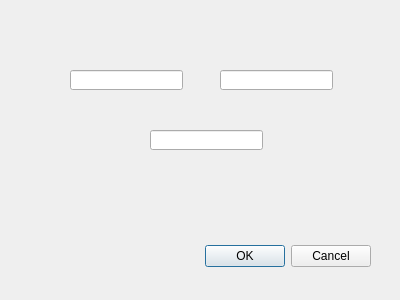
<?xml version="1.0" encoding="UTF-8"?>
<ui version="4.0">
 <class>CloseLoopDialog</class>
 <widget class="QDialog" name="CloseLoopDialog">
  <property name="geometry">
   <rect>
    <x>0</x>
    <y>0</y>
    <width>400</width>
    <height>300</height>
   </rect>
  </property>
  <property name="windowTitle">
   <string>Dialog</string>
  </property>
  <widget class="QDialogButtonBox" name="buttonBox">
   <property name="geometry">
    <rect>
     <x>30</x>
     <y>240</y>
     <width>341</width>
     <height>32</height>
    </rect>
   </property>
   <property name="orientation">
    <enum>Qt::Horizontal</enum>
   </property>
   <property name="standardButtons">
    <set>QDialogButtonBox::Cancel|QDialogButtonBox::Ok</set>
   </property>
  </widget>
  <widget class="QLineEdit" name="ContollerLineEdit">
   <property name="geometry">
    <rect>
     <x>70</x>
     <y>70</y>
     <width>113</width>
     <height>20</height>
    </rect>
   </property>
  </widget>
  <widget class="QLineEdit" name="PlantLineEdit">
   <property name="geometry">
    <rect>
     <x>220</x>
     <y>70</y>
     <width>113</width>
     <height>20</height>
    </rect>
   </property>
  </widget>
  <widget class="QLineEdit" name="FedBackLineEdit">
   <property name="geometry">
    <rect>
     <x>150</x>
     <y>130</y>
     <width>113</width>
     <height>20</height>
    </rect>
   </property>
  </widget>
  <zorder>buttonBox</zorder>
  <zorder>ContollerLineEdit</zorder>
  <zorder>FedBackLineEdit</zorder>
  <zorder>PlantLineEdit</zorder>
 </widget>
 <resources/>
 <connections>
  <connection>
   <sender>buttonBox</sender>
   <signal>accepted()</signal>
   <receiver>CloseLoopDialog</receiver>
   <slot>accept()</slot>
   <hints>
    <hint type="sourcelabel">
     <x>248</x>
     <y>254</y>
    </hint>
    <hint type="destinationlabel">
     <x>157</x>
     <y>274</y>
    </hint>
   </hints>
  </connection>
  <connection>
   <sender>buttonBox</sender>
   <signal>rejected()</signal>
   <receiver>CloseLoopDialog</receiver>
   <slot>reject()</slot>
   <hints>
    <hint type="sourcelabel">
     <x>316</x>
     <y>260</y>
    </hint>
    <hint type="destinationlabel">
     <x>286</x>
     <y>274</y>
    </hint>
   </hints>
  </connection>
 </connections>
</ui>
